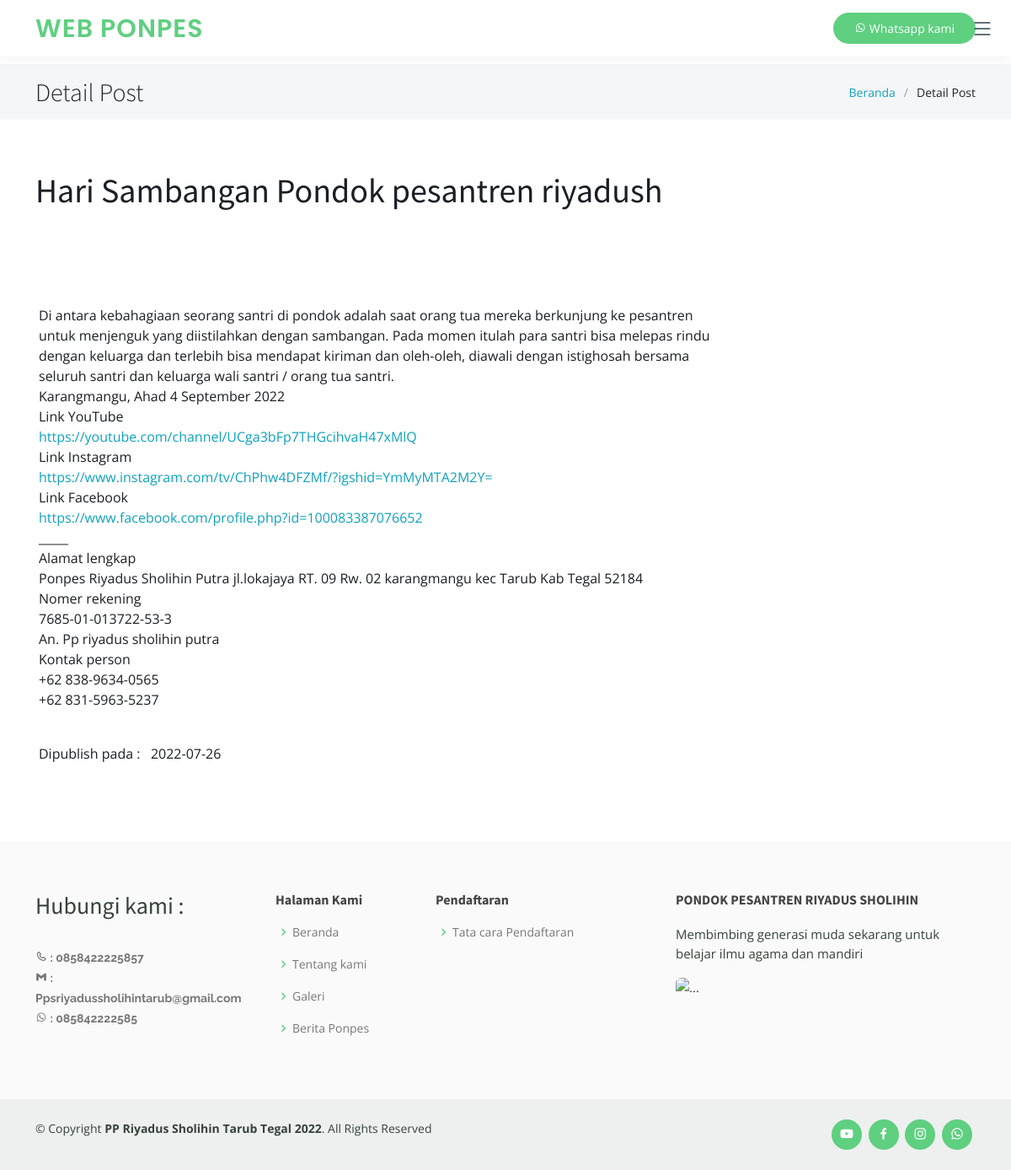
/utama/detail/4, run on the app's committed database.
### tables this page shows
CREATE TABLE `berita` (
  `id_berita` int(11) NOT NULL,
  `judul` varchar(250) NOT NULL,
  `isi` text NOT NULL,
  `tanggal` date NOT NULL,
  `image` varchar(250) NOT NULL
);

CREATE TABLE `pengaturan` (
  `id_pengaturan` int(11) NOT NULL,
  `no_hp` varchar(13) NOT NULL,
  `email` varchar(100) NOT NULL,
  `pendaftaran_awal` date NOT NULL,
  `batas_akhir` date NOT NULL,
  `periode` varchar(100) NOT NULL,
  `whatsapp` varchar(100) NOT NULL,
  `instagram` text NOT NULL,
  `facebook` text NOT NULL,
  `youtube` text NOT NULL,
  `fasilitas` text NOT NULL,
  `nama_kepala_ponpes` varchar(150) NOT NULL,
  `image` varchar(250) NOT NULL
);

### application/controllers/Utama.php (called while the page is built, shortened)
<?php
class Utama extends CI_Controller
{
    public function __construct()
    {
        $this->load->model(array('M_user', 'M_blog', 'M_galeri', 'M_pengaturan', 'M_brosur'));
    }
    public function detail()
    {
        $id = $this->uri->segment(3);
        $data = array(
            'row' => $this->M_blog->GetById($id),
            'footer' => $this->M_pengaturan->GetAll()->result_array(),
            'judul' => 'Detail Post'
        );
        $this->load->view('frontend/header');
        $this->load->view('frontend/blog/detail', $data);
        $this->load->view('frontend/footer', $data);
    }
}

### index.php (called while the page is built, shortened)
<?php
require_once BASEPATH.'core/CodeIgniter.php';

### application/models/M_blog.php (called while the page is built, shortened)
<?php
class M_blog extends CI_Model
{
    private $table = 'berita';
    private $pk = 'id_berita';
    public function GetById($id)
    {
        $this->db->where($this->pk, $id);
        return $this->db->get($this->table)->row_array();
    }
}

### application/models/M_pengaturan.php (called while the page is built, shortened)
<?php
class M_pengaturan extends CI_Model
{
    private $table = 'pengaturan';
    private $pk = 'id_pengaturan';
    public function GetAll($id = null)
    {
        $this->db->order_by($this->pk, 'desc');
        return $this->db->get($this->table);
    }
}

### application/views/frontend/blog/detail.php (the view, shortened to what this page needs)
<main id="main">
    <div class="breadcrumbs">
        <div class="container">
            <div class="d-flex justify-content-between align-items-center">
                <h2 class="text-dark"><?= $judul ?></h2>
                <ol>
                    <li class="text-white"><a href="<?php echo base_url('utama') ?>">Beranda</a></li>
                    <li class="text-dark"><?= $judul ?></li>
                </ol>
            </div>
        </div>
    </div>
    <section id="blog" class="blog">
        <div class="container" data-aos="fade-up">
            <h1><?= $row['judul'] ?> </h1><br>
            <div class="row">
                <div class="col-lg-9 col-md-12 p-3">
                    <br><br>
                    <p><?= $row['isi'] ?> </p>
                    <br>
                    <p>Dipublish pada : &nbsp; <?= $row['tanggal']; ?> </p>
                </div>
                <div class="col-lg-3 col-md-12">
                </div>
            </div>
        </div>
    </section>
</main>
<link href="<?php echo base_url() ?>assets/blog/vendor/bootstrap/css/bootstrap.min.css" rel="stylesheet">
<link href="<?php echo base_url() ?>assets/blog/vendor/bootstrap-icons/bootstrap-icons.css" rel="stylesheet">
<link href="<?php echo base_url() ?>assets/blog/vendor/aos/aos.css" rel="stylesheet">
<link href="<?php echo base_url() ?>assets/blog/vendor/glightbox/css/glightbox.min.css" rel="stylesheet">
<link href="<?php echo base_url() ?>assets/blog/vendor/swiper/swiper-bundle.min.css" rel="stylesheet">
<link href="<?php echo base_url() ?>assets/blog/css/variables.css" rel="stylesheet">
<link href="<?php echo base_url() ?>assets/blog/css/main.css" rel="stylesheet">

### application/views/frontend/footer.php (shortened to what this page needs)
<footer id="footer">
    <div class="footer-top">
        <div class="container">
            <div class="row">
                <div class="col-lg-3 col-md-6 footer-contact">
                    <h3>Hubungi kami :</h3>
                    <p>
                        <br>
                        <?php
                           foreach ($footer as $data) { ?>
                            <strong><i class='bx bx-phone'></i> : <?php echo ucwords($data['no_hp']); ?></strong><br>
                            <strong><i class='bx bxl-gmail'></i> : <?php echo ucwords($data['email']); ?></strong><br>
                            <strong><i class='bx bxl-whatsapp'></i> : <?php echo ucwords($data['whatsapp']); ?></strong> <br><br>
                        <?php } ?>
                    </p>
                </div>
                <div class="col-lg-2 col-md-6 footer-links">
                    <h4>Halaman Kami</h4>
                    <ul>
                        <li><i class="bx bx-chevron-right"></i> <a href="<?php echo base_url('utama') ?>">Beranda</a></li>
                        <li><i class="bx bx-chevron-right"></i> <a href="<?php echo base_url('utama/tentangKami') ?>">Tentang kami</a></li>
                        <li><i class="bx bx-chevron-right"></i> <a href="<?php echo base_url('utama/galeri') ?>">Galeri</a></li>
                        <li><i class="bx bx-chevron-right"></i> <a href="<?php echo base_url('utama/blog') ?>">Berita Ponpes</a></li>
                    </ul>
                </div>
                <div class="col-lg-3 col-md-6 footer-links">
                    <h4>Pendaftaran</h4>
                    <ul>
                        <li><i class="bx bx-chevron-right"></i> <a href="<?php echo base_url('utama/tataCaraMendaftar') ?>">Tata cara Pendaftaran</a></li>
                    </ul>
                </div>
                <div class="col-lg-4 col-md-6 footer-newsletter">
                    <h4>PONDOK PESANTREN RIYADUS SHOLIHIN</h4>
                    <p>Membimbing generasi muda sekarang untuk belajar ilmu agama dan mandiri</p>
                    <img src="<?= base_url() ?>assets/blog/img/logo.png" class="img-fluid rounded" alt="..." width="25%">
                </div>
            </div>
        </div>
    </div>
    <div class="container d-md-flex py-4">
        <div class="me-md-auto text-center text-md-start">
            <div class="copyright">
                &copy; Copyright <strong><span> PP Riyadus Sholihin Tarub Tegal </span></strong>. All Rights Reserved
            </div>
        </div>
        <div class="social-links text-center text-md-right pt-3 pt-md-0">
            <?php
               foreach ($footer as $data) { ?>
                <a href="<?php echo ucwords($data['youtube']); ?>" class="youtube"><i class="bx bxl-youtube"></i></a>
                <a href="<?php echo ucwords($data['facebook']); ?>" class="facebook"><i class="bx bxl-facebook"></i></a>
                <a href="<?php echo ucwords($data['instagram']); ?>" class="instagram"><i class="bx bxl-instagram"></i></a>
                <a href="https://wa.me/xxxxx?text=Saya%20tertarik%20dengan%20ponpes%20Anda" class="google-plus"><i class="bx bxl-whatsapp"></i></a>
            <?php } ?>
        </div>
    </div>
</footer>
</body>
</html>

### assets/blog/css/variables.css (style rules this page uses)
:root { --font-default: 'Open Sans', system-ui, -apple-system, "Segoe UI", Roboto, "Helvetica Neue", Arial, "Noto Sans", "Liberation Sans", sans-serif, "Apple Color Emoji", "Segoe UI Emoji", "Segoe UI Symbol", "Noto Color Emoji"; --font-primary: 'Source Sans Pro', sans-serif; --font-secondary: 'Poppins', sans-serif; --color-default: #1a1f24; --color-default-rgb: 26, 31, 36; --color-links: #0ea2bd; --color-links-hover: #1ec3e0; --color-primary: #0ea2bd; --color-primary-light: #1ec3e0; --color-primary-dark: #0189a1; --color-primary-rgb: 14, 162, 189; --color-primary-light-rgb: 30, 195, 224; --color-primary-dark-rgb: 1, 137, 161; --color-secondary: #485664; --color-secondary-light: #8f9fae; --color-secondary-dark: #3a4753; --color-secondary-rgb: 72, 86, 100; --color-secondary-light-rgb: 143, 159, 174; --color-secondary-dark-rgb: 58, 71, 83; --color-blue: #0d6efd; --color-blue-rgb: 13, 110, 253; --color-indigo: #6610f2; --color-indigo-rgb: 102, 16, 242; --color-purple: #6f42c1; --color-purple-rgb: 111, 66, 193; --color-pink: #f3268c; --color-pink-rgb: 243, 38, 140; --color-red: #df1529; --color-red-rgb: 223, 21, 4; --color-orange: #fd7e14; --color-orange-rgb: 253, 126, 20; --color-yellow: #ffc107; --color-yellow-rgb: 255, 193, 7; --color-green: #059652; --color-green-rgb: 5, 150, 82; --color-teal: #20c997; --color-teal-rgb: 32, 201, 151; --color-cyan: #0dcaf0; --color-cyan-rgb: 13, 202, 240; --color-white: #ffffff; --color-white-rgb: 255, 255, 255; --color-gray: #6c757d; --color-gray-rgb: 108, 117, 125; --color-black: #000000; --color-black-rgb: 0, 0, 0; }
:root { --bs-blue: var(--color-blue); --bs-indigo: var(--color-indigo); --bs-purple: var(--color-purple); --bs-pink: var(--color-pink); --bs-red: var(--color-red); --bs-orange: var(--color-orange); --bs-yellow: var(--color-yellow); --bs-green: var(--color-green); --bs-teal: var(--color-teal); --bs-cyan: var(--color-cyan); --bs-white: var(--color-white); --bs-gray: var(--color-gray); --bs-gray-dark: #343a40; --bs-gray-100: #f8f9fa; --bs-gray-200: #e9ecef; --bs-gray-300: #dee2e6; --bs-gray-400: #ced4da; --bs-gray-500: #adb5bd; --bs-gray-600: #6c757d; --bs-gray-700: #495057; --bs-gray-800: #343a40; --bs-gray-900: #212529; --bs-primary: var(--color-blue); --bs-secondary: var(--color-blue); --bs-success: #198754; --bs-info: #0dcaf0; --bs-warning: #ffc107; --bs-danger: #dc3545; --bs-light: #f8f9fa; --bs-dark: #212529; --bs-primary-rgb: var(--color-primary-rgb); --bs-secondary-rgb: var(--color-secondary-rgb); --bs-success-rgb: 25, 135, 84; --bs-info-rgb: 13, 202, 240; --bs-warning-rgb: 255, 193, 7; --bs-danger-rgb: 220, 53, 69; --bs-light-rgb: 248, 249, 250; --bs-dark-rgb: 33, 37, 41; --bs-white-rgb: var(--color-white-rgb); --bs-black-rgb: var(--color-black-rgb); --bs-body-color-rgb: var(--color-default-rgb); --bs-body-bg-rgb: 255, 255, 255; --bs-font-sans-serif: var(--font-default); --bs-font-monospace: SFMono-Regular, Menlo, Monaco, Consolas, "Liberation Mono", "Courier New", monospace; --bs-gradient: linear-gradient(180deg, rgba(255, 255, 255, 0.15), rgba(255, 255, 255, 0)); --bs-body-font-family: var(--font-default); --bs-body-font-size: 1rem; --bs-body-font-weight: 400; --bs-body-line-height: 1.5; --bs-body-color: var(--color-default); --bs-body-bg: #fff; }

### assets/blog/css/main.css (style rules this page uses)
:root { scroll-behavior: smooth; }
a { color: var(--color-links); text-decoration: none; }
h1, h2, h3, h4, h5, h6 { font-family: var(--font-primary); }
section { padding: 60px 0; overflow: hidden; }
.breadcrumbs { padding: 15px 0; background: rgba(var(--color-secondary-rgb), 0.05); min-height: 40px; margin-top: 76px; }
.breadcrumbs h2 { font-size: 30px; font-weight: 300; margin: 0; }
.breadcrumbs ol { display: flex; flex-wrap: wrap; list-style: none; padding: 0; margin: 0; font-size: 14px; }
.breadcrumbs ol li+li { padding-left: 10px; }
.breadcrumbs ol li+li::before { display: inline-block; padding-right: 10px; color: var(--color-secondary-light); content: "/"; }

### data on the page
berita: judul "Hari Sambangan Pondok pesantren riyadush", isi "Di antara kebahagiaan seorang santri di pondok adalah saat orang tua mereka berkunjung ke pesantren untuk menjenguk yang diistilahkan dengan sambangan. Pada momen itulah para santri bisa melepas rindu dengan keluarga dan terlebih bisa mendapat kiriman dan oleh-oleh, diawali dengan istighosah bersama seluruh santri dan keluarga wali santri / orang tua santri. Karangmangu, Ahad 4 September 2022 Link YouTube https://youtube.com/channel/UCga3bFp7THGcihvaH47xMlQ Link Instagram https://www.instagram.com/tv/ChPhw4DFZMf/?igshid=YmMyMTA2M2Y= Link Facebook https://www.facebook.com/profile.php?id=100083387076652 _____ Alamat lengkap Ponpes Riyadus Sholihin Putra jl.lokajaya RT. 09 Rw. 02 karangmangu…", tanggal "2022-07-26"
pengaturan: no_hp "0858422225857", email "Ppsriyadussholihintarub@gmail.com", whatsapp "085842222585"

### other printed values
$judul "Detail Post"
